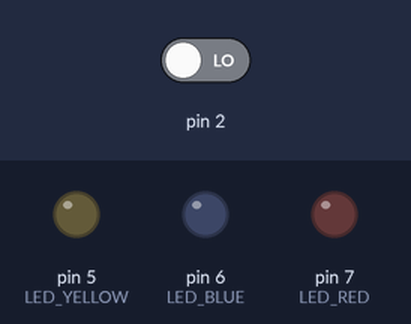
The sketch below on a simulated Arduino Uno, built with avr-gcc and run on an emulated ATmega328P. Parts: output pins drawn as LEDs (lit = HIGH). Dashed ring = blinking. Inputs (shaded band) come from the test bench; at power-on: pin 2 LOW.

Above: at 1.2 s.
1.3 s: pin 2 driven HIGH
At 1.54 s:
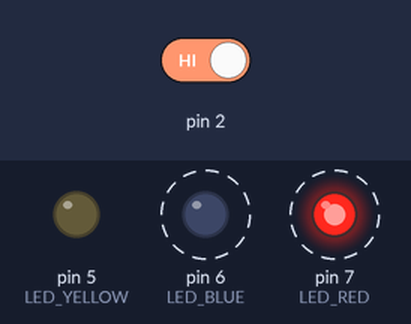
Timing chart, 0 to 10.3 s (numbered marks = the images above; inputs shaded):
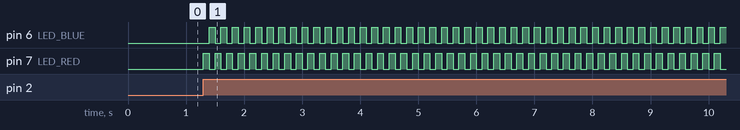

Measured:
- after the input at 1.3 s, pin 5 (LED_YELLOW): stays LOW (without the input it goes to HIGH after 8.7 s); pin 6 (LED_BLUE): alternates HIGH for 0.10 s and LOW for 0.10 s, starting after 0.10 s
- by itself, pin 7 (LED_RED): alternates HIGH for 0.10 s and LOW for 0.10 s

The sketch:

semaforo_police_interrup.ino
```cpp
unsigned long normal_interval = 5000;
unsigned long ambar_interval = 1000;
unsigned long alarm_interval = 100;
unsigned long previous_time = 0;

bool alert = false;
bool state_red = 0;
bool state_blue = 0;
bool state_yellow = 0;

constexpr int LED_RED = 7;
constexpr int LED_BLUE = 6;
constexpr int LED_YELLOW = 5;

void setup() {
  attachInterrupt(digitalPinToInterrupt(2), foo_interruption, RISING);
  pinMode(LED_RED, OUTPUT);
  pinMode(LED_BLUE, OUTPUT);
  pinMode(LED_YELLOW, OUTPUT);
}

void fn_leds() {
  digitalWrite(LED_RED, state_red);
  digitalWrite(LED_BLUE, state_blue);
  digitalWrite(LED_YELLOW, state_yellow);
}

void loop() {
  unsigned long current_time = millis();

  if (alert) // Se ejecutan luces POLICIA MODO ALARMA
  {
    if ((current_time - previous_time) >= alarm_interval)
    {
      previous_time = current_time;
      if (state_red == LOW)
      {
        state_red = HIGH;
        state_blue = LOW;
        state_yellow = LOW;
      }
      else
      {
        state_red = LOW;
        state_blue = HIGH;
        state_yellow = LOW;
      }
    }
  }
  else // Se ejecuta luces MODO SEMAFORO
  {
    if ((current_time - previous_time) >= normal_interval)
    {
      previous_time = current_time;
      if (state_red == LOW)
      {
        state_red = HIGH;
        state_blue = LOW;
        state_yellow = LOW;
      }
      else if (state_red == HIGH)
      {
        state_red = LOW;
        state_blue = LOW;
        state_yellow = HIGH;
      }
    }
    else if ((current_time - previous_time) >= ambar_interval && state_yellow)
    {
      previous_time = current_time;
      if (state_yellow == HIGH)
      {
        state_red = LOW;
        state_blue = HIGH;
        state_yellow = LOW;
      }
    }
  }
  fn_leds();
}

void foo_interruption() {
  if (alert) {
    alert = false;
  }
  else {
    alert = true;
  }
}
```
